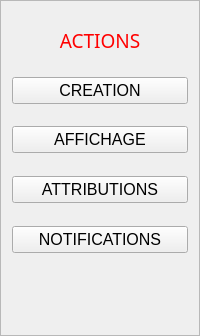
            <widget class="QFrame" name="frame">
             <property name="frameShape">
              <enum>QFrame::StyledPanel</enum>
             </property>
             <property name="frameShadow">
              <enum>QFrame::Raised</enum>
             </property>
             <layout class="QVBoxLayout" name="verticalLayout" stretch="1,1,1,1,1,1,1,1,1,1,1,2">
              <property name="spacing">
               <number>8</number>
              </property>
              <item>
               <spacer name="verticalSpacer_7">
                <property name="orientation">
                 <enum>Qt::Vertical</enum>
                </property>
                <property name="sizeHint" stdset="0">
                 <size>
                  <width>20</width>
                  <height>40</height>
                 </size>
                </property>
               </spacer>
              </item>
              <item>
               <widget class="QLabel" name="label">
                <property name="font">
                 <font>
                  <family>Arial Rounded MT Bold</family>
                  <pointsize>14</pointsize>
                 </font>
                </property>
                <property name="styleSheet">
                 <string notr="true">color: rgb(255, 0, 0);</string>
                </property>
                <property name="text">
                 <string>ACTIONS</string>
                </property>
                <property name="alignment">
                 <set>Qt::AlignCenter</set>
                </property>
               </widget>
              </item>
              <item>
               <spacer name="verticalSpacer">
                <property name="orientation">
                 <enum>Qt::Vertical</enum>
                </property>
                <property name="sizeHint" stdset="0">
                 <size>
                  <width>20</width>
                  <height>10</height>
                 </size>
                </property>
               </spacer>
              </item>
              <item>
               <widget class="QPushButton" name="btnCreation">
                <property name="minimumSize">
                 <size>
                  <width>30</width>
                  <height>0</height>
                 </size>
                </property>
                <property name="font">
                 <font>
                  <pointsize>12</pointsize>
                 </font>
                </property>
                <property name="autoFillBackground">
                 <bool>false</bool>
                </property>
                <property name="text">
                 <string>CREATION</string>
                </property>
                <property name="icon">
                 <iconset>
                  <normaloff>../resources/images/pencil.png</normaloff>../resources/images/pencil.png</iconset>
                </property>
               </widget>
              </item>
              <item>
               <spacer name="verticalSpacer_2">
                <property name="orientation">
                 <enum>Qt::Vertical</enum>
                </property>
                <property name="sizeHint" stdset="0">
                 <size>
                  <width>20</width>
                  <height>10</height>
                 </size>
                </property>
               </spacer>
              </item>
              <item>
               <widget class="QPushButton" name="btnAffichage">
                <property name="font">
                 <font>
                  <pointsize>12</pointsize>
                 </font>
                </property>
                <property name="text">
                 <string>AFFICHAGE</string>
                </property>
                <property name="icon">
                 <iconset>
                  <normaloff>../resources/images/address-book.png</normaloff>../resources/images/address-book.png</iconset>
                </property>
               </widget>
              </item>
              <item>
               <spacer name="verticalSpacer_3">
                <property name="orientation">
                 <enum>Qt::Vertical</enum>
                </property>
                <property name="sizeHint" stdset="0">
                 <size>
                  <width>20</width>
                  <height>3</height>
                 </size>
                </property>
               </spacer>
              </item>
              <item>
               <widget class="QPushButton" name="btnAttributions">
                <property name="font">
                 <font>
                  <pointsize>12</pointsize>
                 </font>
                </property>
                <property name="text">
                 <string>ATTRIBUTIONS</string>
                </property>
                <property name="icon">
                 <iconset>
                  <normaloff>../resources/images/icons8-hide-sidepanel-48.png</normaloff>../resources/images/icons8-hide-sidepanel-48.png</iconset>
                </property>
               </widget>
              </item>
              <item>
               <spacer name="verticalSpacer_4">
                <property name="orientation">
                 <enum>Qt::Vertical</enum>
                </property>
                <property name="sizeHint" stdset="0">
                 <size>
                  <width>20</width>
                  <height>10</height>
                 </size>
                </property>
               </spacer>
              </item>
              <item>
               <widget class="QPushButton" name="btnNotif">
                <property name="font">
                 <font>
                  <pointsize>12</pointsize>
                 </font>
                </property>
                <property name="text">
                 <string>NOTIFICATIONS</string>
                </property>
                <property name="icon">
                 <iconset>
                  <normaloff>../resources/images/icons8-doorbell-48.png</normaloff>../resources/images/icons8-doorbell-48.png</iconset>
                </property>
               </widget>
              </item>
              <item>
               <spacer name="verticalSpacer_5">
                <property name="orientation">
                 <enum>Qt::Vertical</enum>
                </property>
                <property name="sizeHint" stdset="0">
                 <size>
                  <width>20</width>
                  <height>16</height>
                 </size>
                </property>
               </spacer>
              </item>
              <item>
               <widget class="QToolButton" name="toolButton">
                <property name="font">
                 <font>
                  <pointsize>23</pointsize>
                 </font>
                </property>
                <property name="text">
                 <string/>
                </property>
                <property name="icon">
                 <iconset>
                  <normaloff>../resources/images/user (1).png</normaloff>../resources/images/user (1).png</iconset>
                </property>
                <property name="iconSize">
                 <size>
                  <width>41</width>
                  <height>41</height>
                 </size>
                </property>
                <property name="autoRaise">
                 <bool>true</bool>
                </property>
               </widget>
              </item>
             </layout>
            </widget>
